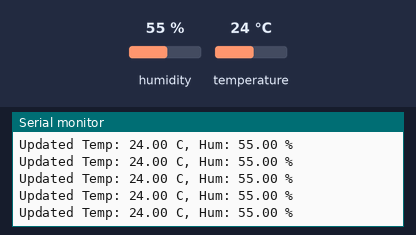
The sketch below on a simulated Arduino Uno, built with avr-gcc and run on an emulated ATmega328P. Parts: the last lines printed to the serial monitor. The test bench sets the inputs (shaded band); at power-on: humidity 55 %, temperature 24 °C. EEPROM starts erased.

Above: at 3.3 s.
3.4 s: humidity set to 22 %
At 5.9 s:
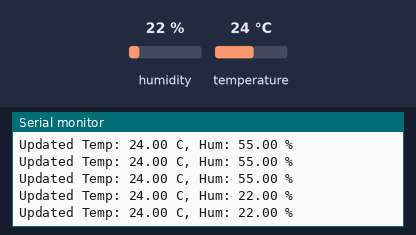
6.7 s: temperature set to 12 °C
At 7.4 s:
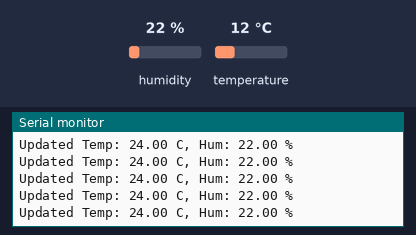
10.0 s: humidity set to 40 %
At 10.9 s:
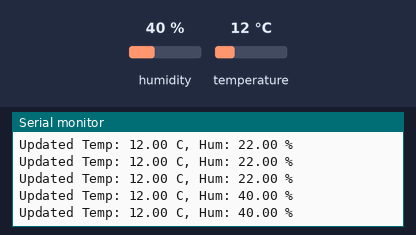
Timing chart, 0 to 13.0 s (numbered marks = the images above; inputs shaded):
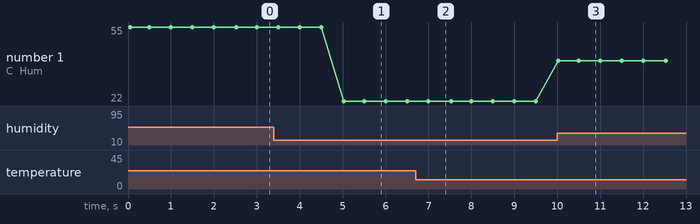

The sketch:

board1.ino
```cpp
#include <Wire.h>
#include <EEPROM.h>
#include <avr/io.h>
#include <avr/interrupt.h>
#include <DHT.h>

#define DHTPIN 2
#define DHTTYPE DHT11
DHT dht(DHTPIN, DHTTYPE);


volatile bool updateReady = false;
float temperature = 0.0;
float humidity = 0.0;

void setup() {
    Serial.begin(9600);
    Wire.begin(8);
    Wire.onRequest(sendSensorData);
    dht.begin();

    // Retrieve saved data from EEPROM
    EEPROM.get(0, temperature);
    EEPROM.get(sizeof(temperature), humidity);

    // Timer1 Configuration
    cli();
    TCCR1A = 0;                        // Normal mode
    TCCR1B = (1 << WGM12) | (1 << CS12); // prescaler = 256
    OCR1A = 31250;                     // Compare value for ~2 seconds
    TIMSK1 |= (1 << OCIE1A);           // Enable Timer1 compare interrupt
    sei();

    Serial.println("Board 1: Initialized");
}

void loop() {
    if (updateReady) {
        updateReady = false; // Reset the flag

        // Read data from the DHT sensor
        float newTemp = dht.readTemperature();
        float newHum = dht.readHumidity();

        // Validate sensor readings
        if (!isnan(newTemp) && !isnan(newHum)) {
            temperature = newTemp;
            humidity = newHum;

            // Save the updated values to EEPROM
            EEPROM.put(0, temperature);
            EEPROM.put(sizeof(temperature), humidity);

            Serial.print("Updated Temp: ");
            Serial.print(temperature);
            Serial.print(" C, Hum: ");
            Serial.print(humidity);
            Serial.println(" %");
        } else {
            Serial.println("Failed to read from DHT sensor");
        }
    }
}

ISR(TIMER1_COMPA_vect) {
    // Set flag to indicate sensordata should be updated
    updateReady = true;
}

void sendSensorData() {
    // Prepare (temperature and humidity)to send
    uint8_t data[8];
    memcpy(data, &temperature, 4);
    memcpy(data + 4, &humidity, 4);

    // Send data over I2C
    Wire.write(data, 8);

    Serial.println("Sensor data sent");
}
```

Measured:
- after the input at 3.4 s, the serial monitor: prints a new line after 1.6 s (image 1)
- after the input at 10.0 s, the serial monitor: prints a new line at once (image 3)
- plotted number 1: 55 → 22 after the input at 3.4 s, 22 → 40 after the input at 10.0 s
